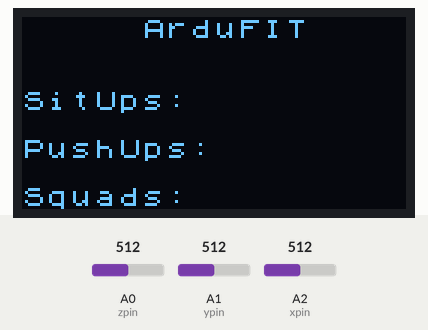
This sketch was run on a simulated Arduino Uno, built with avr-gcc and run on an emulated ATmega328P. On the bench: 128×64 one-colour display. The inputs (shaded band) are chosen by the test bench; at power-on: A2 (xpin) = 512, A0 (zpin) = 512, A1 (ypin) = 512. What the sketch prints to the serial monitor is not drawn.

Above: at 1.4 s.
1.5 s: A2 (xpin) set to 344
4.5 s: A2 (xpin) set to 329
Timing chart, 0 to 7.5 s (numbered marks = the images above; inputs shaded):
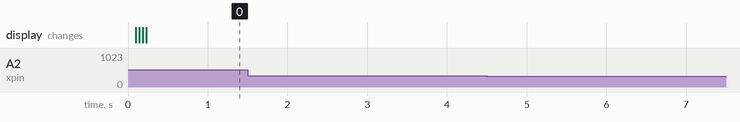

Measured:
- after the input at 1.5 s, every drawn part: stays the same
- after the input at 4.5 s, every drawn part: stays the same

The sketch:

ArduFit.ino
```cpp
#include <Arduino.h>
#include <U8x8lib.h>

#ifdef U8X8_HAVE_HW_SPI
#include <SPI.h>
#endif
// CONSTANTS
U8X8_SSD1306_128X64_NONAME_SW_I2C u8x8(/* clock=*/ SCL, /* data=*/ SDA, /* reset=*/ U8X8_PIN_NONE);   // OLEDs without Reset of the Display
// pin config
const int xpin = A2;                  // x-axis of the accelerometer
const int ypin = A1;                  // y-axis
const int zpin = A0;                  // z-axis (only on 3-axis models)
// constants
const float zVoltageOffset = 1.65;
const float accMax = 5;
// variables
int sitUps = 0;
int pushUps = 0;
int squads = 0;

void updateStateScreen(){
  u8x8.setFont(u8x8_font_chroma48medium8_r);
  u8x8.drawString(0,0,"     ArduFIT     ");
  u8x8.drawString(0, 3,"SitUps:    ");
  u8x8.drawString(0, 5,"PushUps:   ");
  u8x8.drawString(0, 7,"Squads:    ");
  u8x8.refreshDisplay();
}


void setup() {
  u8x8.begin();
  u8x8.setPowerSave(0);
  // initialize the serial communications:
  Serial.begin(9600);
  updateStateScreen();
}

void loop() {
// ToDo:
// function getSensorData
// function convertToG // convert to m/s^2
// function isSitUp()
// function isPushUp();
// function isSquad();

  serialPrintValues();
  delay(100);
}

void serialPrintValues()
{
  float xAcc = calculateGforce(analogRead(xpin));
  Serial.print(xAcc);
  Serial.print("\t");
  float yAcc = calculateGforce(analogRead(ypin));
  Serial.print(yAcc);
  Serial.print("\t");
  float zAcc = calculateGforce(analogRead(zpin));
  Serial.print(zAcc);
  Serial.print("\t");
  Serial.println();
}

float calculateGforce(int value)
{
  float voltage = (float) (5/1024.0)*value;
  return (voltage - zVoltageOffset)*(accMax/zVoltageOffset);
}
```
